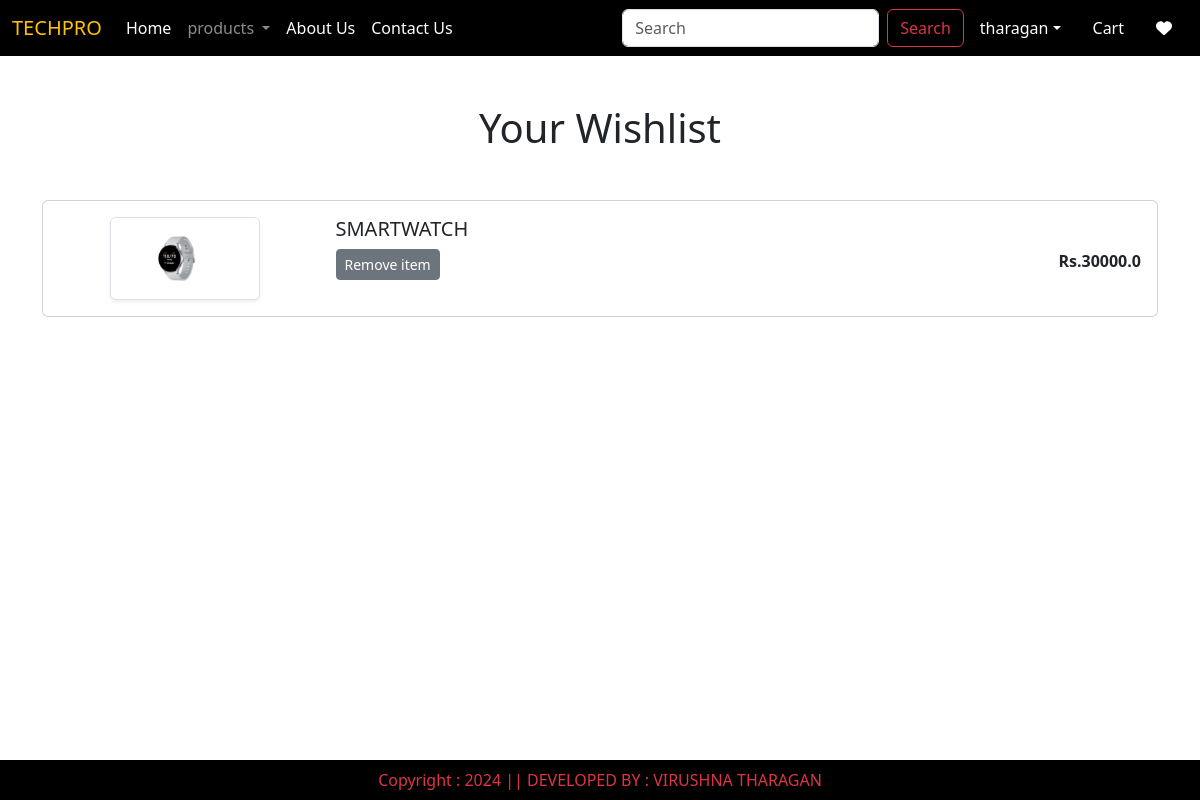
/wishlist/ (signed in), run on the app's committed database.
### ec/app/models.py (models this page shows, shortened)
class Wishlist(models.Model):
    user = models.ForeignKey(User,on_delete=models.CASCADE)
    product = models.ForeignKey(Product,on_delete=models.CASCADE)

class Product(models.Model):
    title = models.CharField(max_length=100)
    Selling_price = models.FloatField()
    discounted_price = models.FloatField()
    description = models.TextField()
    composition = models.TextField(default='')
    prodapp = models.TextField(default='')
    category = models.CharField(choices=CATEGORY_CHOICES, max_length=2)
    product_image = models.ImageField(upload_to='product')

### ec/app/views.py (the view)
# urls.py: path('wishlist/', WishlistView.as_view(), name='wishlist'),
class WishlistView(View):
    def get(self, request):
         if not request.user.is_authenticated:
            return redirect('login')  # Redirect to login page if not authenticated
         wishlist_items = Wishlist.objects.filter(user=request.user)
         return render(request, 'wishlist.html', {'wishlist_items': wishlist_items})

### ec/app/templates/wishlist.html (shortened to what this page needs)
{% extends "base.html" %}
{% load static %}
{% block main-content %}
<div class="container my-5">
  <div class="row">
    <h1 class="text-center mb-5">Your Wishlist</h1>
    <div class="col-sm-15">
        <div class="card">
          <div class="card-body">
        {% for item in wishlist_items %}
         <div class="row">
            <div class="col-sm-3 text-center align-self-center"><img src="{{item.product.product_image.url}}" alt="" srcset="" class="img-fluid
                img-thumbnail shadow-sm" height="150" width="150"> </div>
         <div class="col-sm-9">
            <div>
                <h5>{{item.product.title}}</h5>
                <div class="d-flex justify-content-between">
                    <a href="{% url 'remove_from_wishlist' item.product.id %}" class="remove-cart btn btn-sm btn-secondary mr-3" >Remove item </a>
                       <p class="mb-0"><span><strong>Rs.{{item.product.discounted_price}}</strong></span></P>
                 </div>
            </div>
        </div>
    </div>
</div>
        {% empty %}
            <h6>You have no items in your wishlist.</h6>
        {% endfor %}
</div>
</div>
</div>
{% endblock main-content %}

### ec/app/templates/base.html (shortened to what this page needs)
<!DOCTYPE html>
{%load static%}
<html lang="en">
<head>
    <link href="https://cdn.jsdelivr.net/npm/bootstrap@5.3.3/dist/css/bootstrap.min.css" rel="stylesheet">
    <link rel="stylesheet" href="{% static 'css/owl.carousel.min.css' %}"/>
    <link rel="stylesheet" href="{% static 'css/owl.carousel.min.css' %}"/>
    <link rel="stylesheet" href="{% static 'css/style.css' %}">
</head>
<body>
    <nav class="navbar navbar-expand-lg navbar-dark bg-black">
        <div class="container-fluid">
          <a class="navbar-brand text-warning" href="#">TECHPRO</a>
          <div class="collapse navbar-collapse" id="navbarSupportedContent">
            <ul class="navbar-nav me-auto mb-2 mb-lg-0">
              {% if request.user.is_authenticated %}
              <li class="nav-item">
                <a class="nav-link active" aria-current="page" href="/">Home</a>
              </li>
              <li class="nav-item dropdown">
                <a class="nav-link dropdown-toggle" href="#" role="button" data-bs-toggle="dropdown" aria-expanded="false">
                 products
                </a>
              </li>
              <li class="nav-item">
                <a class="nav-link text-white" href="{% url 'about'  %}">About Us</a>
              </li>
              <li class="nav-item">
                <a class="nav-link text-white" href="{% url 'contact'  %}">Contact Us</a>
              </li>
            </ul>
            <form class="d-flex" role="search" action="/search">
              <input class="form-control me-2" type="search" placeholder="Search" name='search' aria-label="Search">
              <button class="btn btn-outline-danger" type="submit">Search</button>
            </form>
           </div>
             <ul class="navbar-nav me-auto mb-2 mb-lg-0">
               <li class="nav-item dropdown mx-2">
              <a class="nav-link dropdown-toggle text-white" href="#"
              id="profileDropdown" role="button" data-bs-toggle="dropdown"
              aria-expanded="false">{{user}}</a>
            <li class="nav-item mx-2">
                <a href="{% url 'showcart' %}" class="nav-link text-white">Cart </a>
            </li>
            <li class="nav-item mx-2">
                <a href="{% url 'wishlist' %}"  class="nav-link text-white"> <i class="fa fa-heart"></i> </a>
            </li>
            {% endif %}
        </ul>
    </div>
</nav>
      {% block main-content %}{% endblock main-content %}
      <footer class="conatiner-fuild fixed-bottom bg-black text-danger text-center p-2 mt-5">
        Copyright : 2024 || DEVELOPED BY :  VIRUSHNA THARAGAN
      </footer>
</body>
</html>

### data on the page
Wishlist: product.product_image (picture), product "SMARTWATCH", product.discounted_price "30000.0"

### other printed values
{{ user }} "tharagan"
